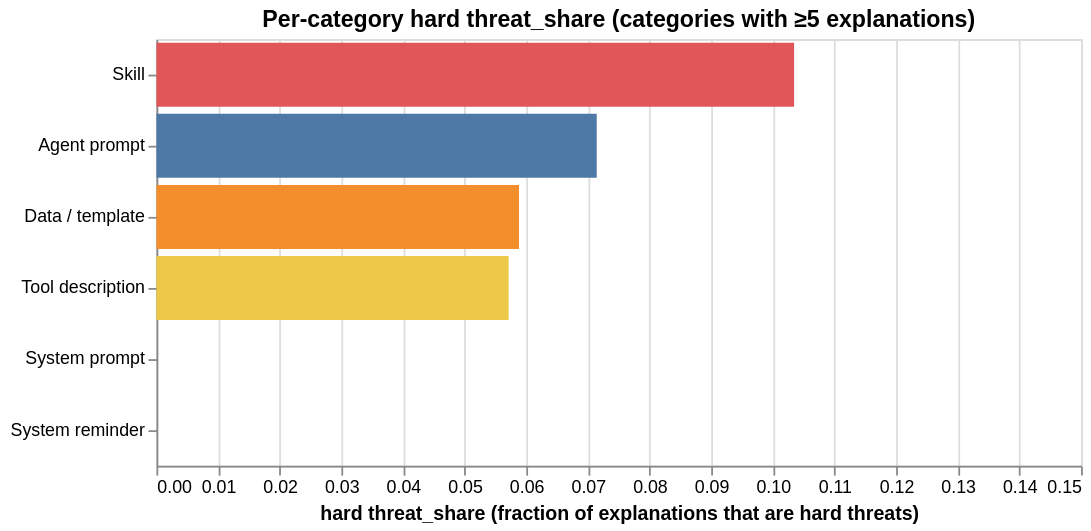

Notebook source saved alongside this figure:
### Markdown cell above
## 2. Per-category threat_share

Where the threat-framing concentrates. The chart below sums per-file `threat_count` and `causal_count` within each category, then plots the resulting threat share. Categories with fewer than 5 explanations total are omitted (the share is undefined or noisy). Note the y-axis range is compressed — no category exceeds 11%, and the welfare-relevant System-prompt and System-reminder subsets register 0%.

### Code cell
"""Per-category hard threat_share — sum of per-file counts, then ratio."""

per_cat = (
    alt_df.groupby("category", as_index=False)
          .agg(threat=("threat_count", "sum"),
               causal=("causal_count", "sum"))
)
per_cat["total"] = per_cat["threat"] + per_cat["causal"]
per_cat = per_cat[per_cat["total"] >= 5].copy()
per_cat["threat_share"] = per_cat["threat"] / per_cat["total"]

threat_chart = (
    alt.Chart(per_cat).mark_bar().encode(
        x=alt.X("threat_share:Q",
                title="hard threat_share (fraction of explanations that are hard threats)",
                scale=alt.Scale(domain=[0, 0.15])),
        y=alt.Y("category:N", sort="-x", title=None),
        color=alt.Color("category:N",
                        scale=alt.Scale(domain=_cat_domain, range=_cat_range),
                        legend=None),
        tooltip=[alt.Tooltip("category:N"),
                 alt.Tooltip("threat:Q", title="threat count (hard)"),
                 alt.Tooltip("causal:Q", title="causal count"),
                 alt.Tooltip("total:Q",  title="total explanations"),
                 alt.Tooltip("threat_share:Q", format=".3f")],
    ).properties(width=520, height=240,
                 title="Per-category hard threat_share (categories with ≥5 explanations)")
)

save_chart(threat_chart, "21-per-category-threat-share")

### Figure 1 — Vega-Lite specification as saved in the notebook (floating-point values rounded to 4 significant figures)
{"config": {"view": {"continuousWidth": 300, "continuousHeight": 300}}, "data": {"name": "data-d3dfde019abc1e858a40ef798dd8df5e"}, "mark": {"type": "bar"}, "encoding": {"color": {"field": "category", "legend": null, "scale": {"domain": ["Agent prompt", "Data / template", "Skill", "System prompt", "System reminder", "Tool description", "Tool parameter"], "range": ["#4e79a7", "#f28e2c", "#e15759", "#76b7b2", "#59a14f", "#edc949", "#af7aa1"]}, "type": "nominal"}, "tooltip": [{"field": "category", "type": "nominal"}, {"field": "threat", "title": "threat count (hard)", "type": "quantitative"}, {"field": "causal", "title": "causal count", "type": "quantitative"}, {"field": "total", "title": "total explanations", "type": "quantitative"}, {"field": "threat_share", "format": ".3f", "type": "quantitative"}], "x": {"field": "threat_share", "scale": {"domain": [0, 0.15]}, "title": "hard threat_share (fraction of explanations that are hard threats)", "type": "quantitative"}, "y": {"field": "category", "sort": "-x", "title": null, "type": "nominal"}}, "height": 240, "title": "Per-category hard threat_share (categories with ≥5 explanations)", "width": 520, "$schema": "https://vega.github.io/schema/vega-lite/v6.4.1.json", "datasets": {"data-d3dfde019abc1e858a40ef798dd8df5e": [{"category": "Agent prompt", "threat": 2, "causal": 26, "total": 28, "threat_share": 0.07143}, {"category": "Data / template", "threat": 1, "causal": 16, "total": 17, "threat_share": 0.05882}, {"category": "Skill", "threat": 3, "causal": 26, "total": 29, "threat_share": 0.1034}, {"category": "System prompt", "threat": 0, "causal": 28, "total": 28, "threat_share": 0.0}, {"category": "System reminder", "threat": 0, "causal": 7, "total": 7, "threat_share": 0.0}, {"category": "Tool description", "threat": 2, "causal": 33, "total": 35, "threat_share": 0.05714}]}}
